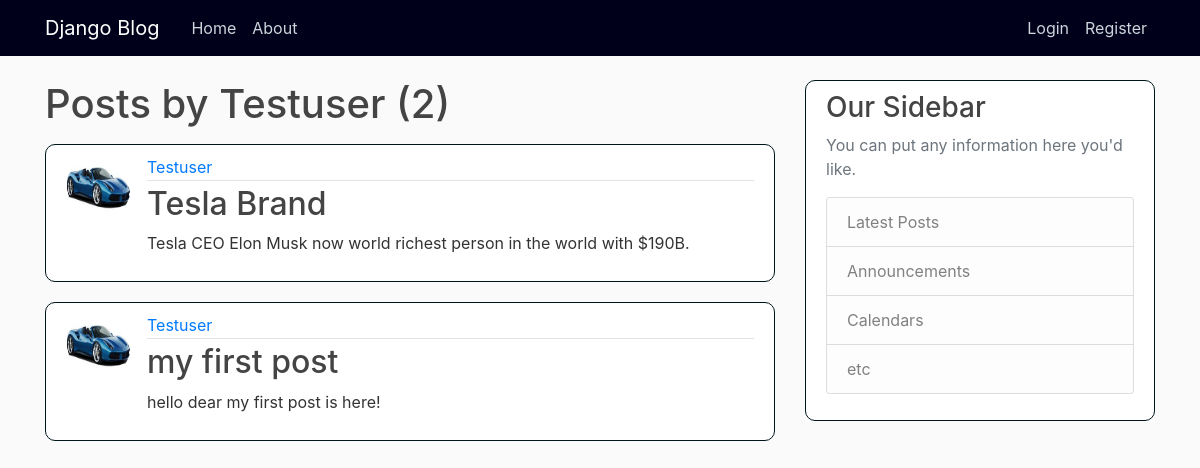
The page /user/Testuser on the database its author committed.
### blog/models.py (models this page shows, shortened)
class Post(models.Model):
    title = models.CharField(max_length=100)
    content = models.TextField()
    date = models.DateTimeField(default=timezone.now)
    author = models.ForeignKey(User, on_delete=models.CASCADE)

### users/models.py (models this page shows, shortened)
class Profile(models.Model):
    user = models.OneToOneField(User, on_delete=models.CASCADE)
    image = models.ImageField(default='default.jpg', upload_to='profile_pics')

### blog/views.py (the view)
# urls.py: path('user/<str:username>', UserPostListView.as_view(), name='user-posts'),
class UserPostListView(ListView):
    model = Post
    template_name = 'blog/user_posts.html'  # <app>/<model>_<viewtype>.html
    context_object_name = 'posts'
    paginate_by = 5
    def get_queryset(self):
        user = get_object_or_404(User, username=self.kwargs.get('username'))
        return Post.objects.filter(author=user).order_by('-date')

### blog/templates/blog/user_posts.html (shortened to what this page needs)
{% extends "blog/base.html" %}
{% block content %}
    <h1 class="mb-3">Posts by {{ view.kwargs.username }} ({{ page_obj.paginator.count }})</h1>
    {% for post in posts %}
        <article class="media content-section">
          <img class="rounded-circle article-img" src="{{ post.author.profile.image.url }}">
          <div class="media-body">
            <div class="article-metadata">
              <a class="mr-2" href="{% url 'user-posts' post.author.username %}">{{ post.author }}</a>
            </div>
            <h2><a class="article-title" href="{% url 'post-detail' post.id %}">{{ post.title }}</a></h2>
            <p class="article-content">{{ post.content }}</p>
          </div>
        </article>
    {% endfor %}
{% endblock content %}

### blog/static/blog/main.css (style rules this page uses)
body { background: #fafafa; color: #333333; margin-top: 5rem; }
h1, h2, h3, h4, h5, h6 { color: #444444; }
.content-section { background: #ffffff; padding: 10px 20px; border: 1px solid #00151A; border-radius: 10px; margin-bottom: 20px; }
.article-title { color: #444444; }
.article-content { white-space: pre-line; }
.article-img { height: 65px; width: 65px; margin-right: 16px; }
.article-metadata { padding-bottom: 1px; margin-bottom: 4px; border-bottom: 1px solid #e3e3e3 }

### rows shown on the page
Post: author.profile.image (picture), author "Testuser", title "Tesla Brand", content "Tesla CEO Elon Musk now world richest person in the world with $190B."
Post: author.profile.image (picture), author "Testuser", title "my first post", content "hello dear my first post is here!"

### other values the page prints
{{ view.kwargs.username }} "Testuser"
{{ page_obj.paginator.count }} "2"
